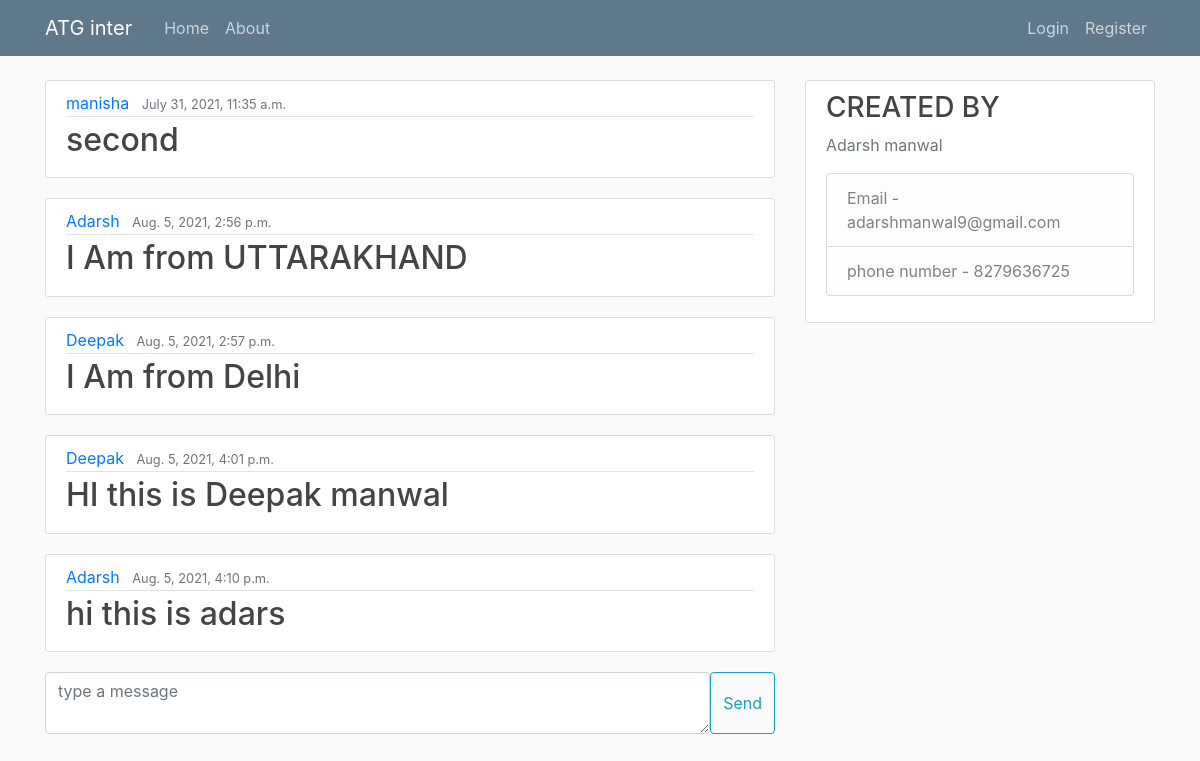
The page / on the database its author committed.
### chatblog/models.py (models this page shows, shortened)
class post(models.Model):
    content=models.TextField()
    date_posted=models.DateTimeField(default=timezone.now)
    author=models.ForeignKey(User,on_delete=models.CASCADE)

### chatblog/views.py (the view)
# urls.py: path('', PostListView.as_view(),name='blog-home'),
class PostListView(ListView):
    model=post
    template_name='chatblog/home.html'
    context_object_name='posts'
    ordering=['date_posted']

### chatblog/templates/chatblog/home.html (shortened to what this page needs)
{% extends "chatblog/base.html" %}
{% block content %}
{% for post in posts %}
<article class="media content-section">
  <div class="media-body">
    <div class="article-metadata">
      <a class="mr-2" href="#">{{ post.author }}</a>
      <small class="text-muted">{{ post.date_posted }}</small>
    </div>
    <h2><a class="article-title" href="{% url 'post-detail' post.id %}">{{ post.content }}</a></h2>
  </div>
</article>
{% endfor %}
{% endblock content %}
{% block contents %}
  <footer id="check">
    <form action="/post/new/" method="POST">
      <div class="form-floating" id="check" style="display: flex" >
        <textarea class="form-control" name="content" placeholder="type a message" id="floatingTextarea"></textarea>
        <button class="btn btn-outline-info" type="submit">Send</button>
      </div>
    </form>
  </footer>
{% endblock contents %}

### chatblog/static/chatblog/main.css (style rules this page uses)
body { background: #fafafa; color: #333333; margin-top: 5rem; }
h1, h2, h3, h4, h5, h6 { color: #444444; }
.content-section { background: #ffffff; padding: 10px 20px; border: 1px solid #dddddd; border-radius: 3px; margin-bottom: 20px; }
.article-title { color: #444444; }
.article-metadata { padding-bottom: 1px; margin-bottom: 4px; border-bottom: 1px solid #e3e3e3 }

### rows shown on the page
post: author "manisha", date_posted "July 31, 2021, 11:35 a.m.", content "second"
post: author "Adarsh", date_posted "Aug. 5, 2021, 2:56 p.m.", content "I Am from UTTARAKHAND"
post: author "Deepak", date_posted "Aug. 5, 2021, 2:57 p.m.", content "I Am from Delhi"
post: author "Deepak", date_posted "Aug. 5, 2021, 4:01 p.m.", content "HI this is Deepak manwal"
post: author "Adarsh", date_posted "Aug. 5, 2021, 4:10 p.m.", content "hi this is adars"
